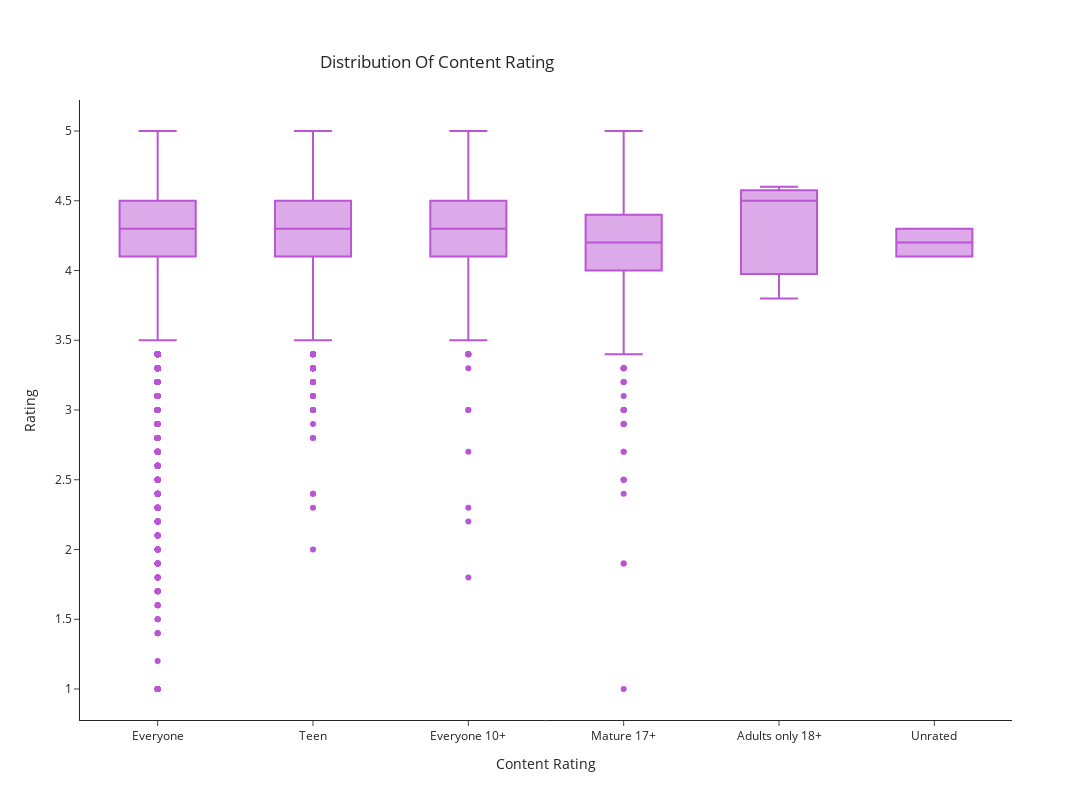

The notebook cell this image was saved under:
### Code cell
data = go.Box(
    x=df['Content Rating'],
    y=df['Rating'],
    marker_color='mediumorchid',
)
layout = go.Layout(height=800,
                   width=1200,
                   title={
                       'text': "Distribution Of Content Rating",
                       'x': 0.4,
                       'y': 0.93,
                       'xanchor': 'center',
                       'yanchor': 'top'
                   },
                   xaxis={'title': 'Content Rating'},
                   yaxis=dict(title='Rating'),
                   template='simple_white')
fig = go.Figure(data=data, layout=layout)
fig.show()

### Figure 1 — Plotly figure (JSON) as saved in the notebook; plotly's stock layout.template omitted (floating-point values rounded to 4 significant figures; data arrays with more than 128 entries replaced by an {"elided": "..."} marker saying what was removed)
{"data": [{"marker": {"color": "mediumorchid"}, "type": "box", "x": {"elided": "10356 str values"}, "y": {"elided": "10356 float values"}}], "layout": {"height": 800, "title": {"text": "Distribution Of Content Rating", "x": 0.4, "xanchor": "center", "y": 0.93, "yanchor": "top"}, "width": 1200, "xaxis": {"title": {"text": "Content Rating"}}, "yaxis": {"title": {"text": "Rating"}}}}
